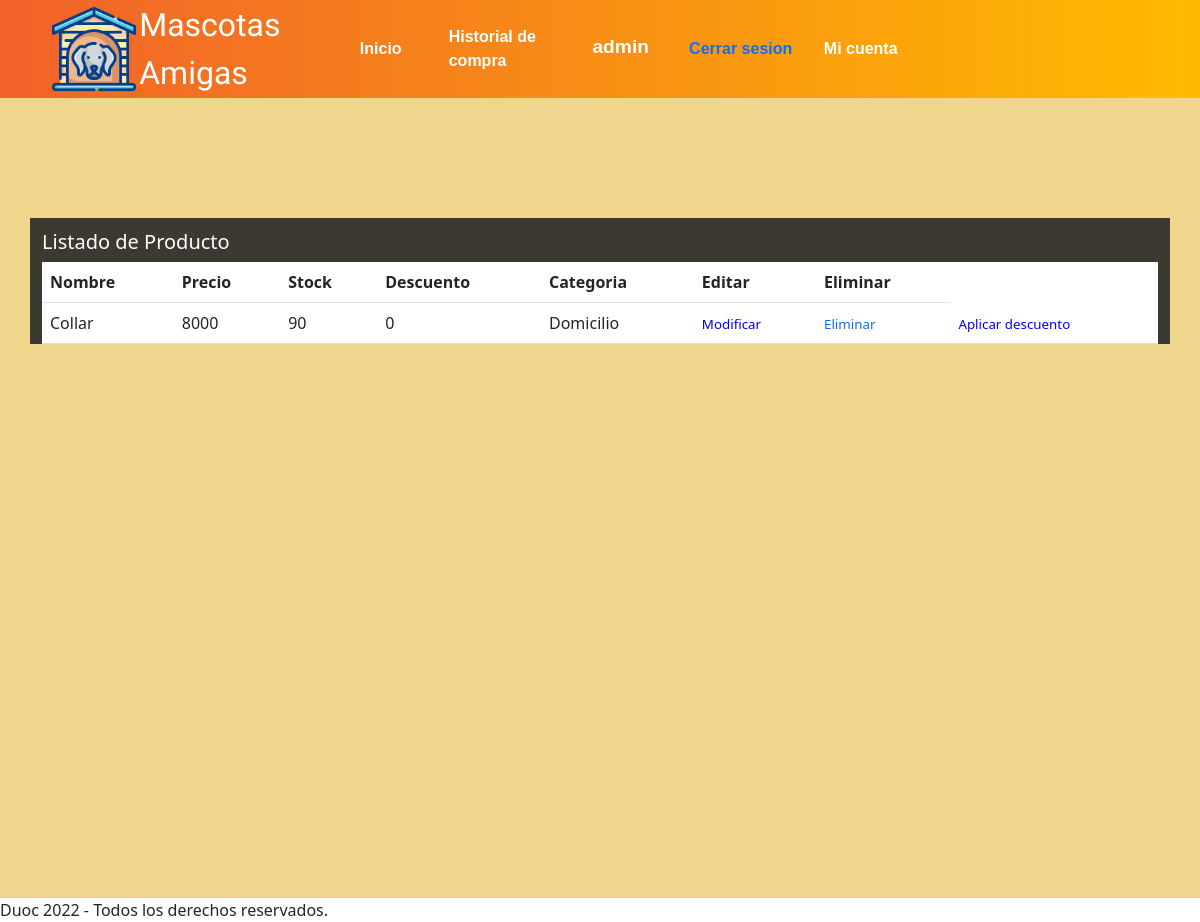
Page /Gestionar (signed in) on the earlier database version.
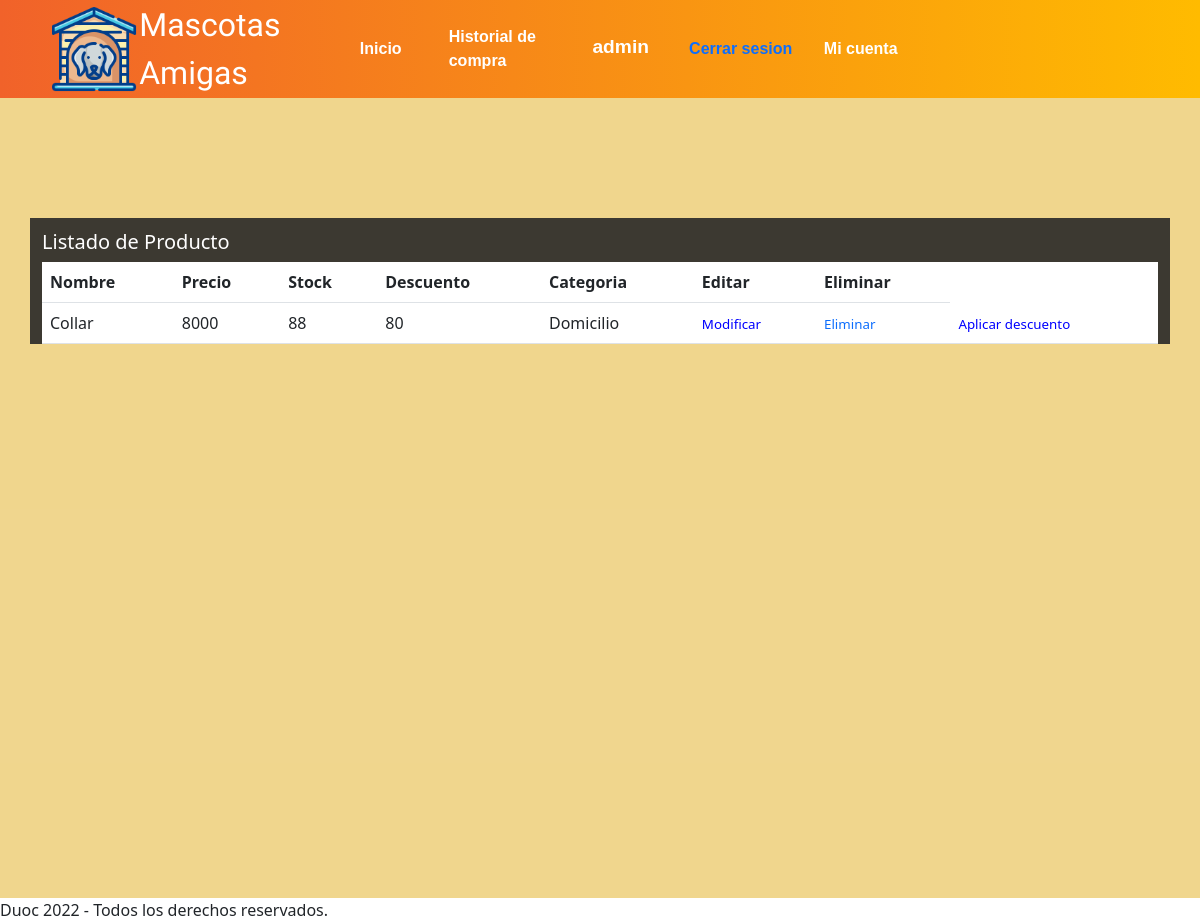
Same page on the later database version.
### core/models.py (models this page shows, shortened)
class Producto(models.Model):
    nombre = models.CharField(primary_key=True, max_length=30)
    precio = models.IntegerField()
    stock = models.IntegerField()
    descuento = models.IntegerField(null=True)
    precio_final = models.IntegerField(null=True)
    categoria = models.ForeignKey(Categoria, on_delete=models.CASCADE)
    imagen = models.CharField(null=True, max_length=400,blank=True)

class Categoria(models.Model):
    idCategoria = models.IntegerField(primary_key=True)
    nombreCategoria = models.CharField(max_length=20)
    def __str__(self) -> str:
        return self.nombreCategoria

### core/views.py (the view)
# urls.py: path('Gestionar', Gestionar, name="Gestionar"),
def Gestionar(request):
    contexto = {'producto': Producto.objects.all()}
    return render(request, 'core/Gestionar.html',contexto)

### core/templates/core/Gestionar.html
{% extends 'core/template.html' %}
{% load static %}
{% block contenido %}
<head>
    <link rel="stylesheet" href="{% static 'core/css/Crear.css' %}">
</head>
{% if not user.is_staff %}
<h5>Permisos insuficientes</h5>
<a href="{% url 'home' %}">volver</a>
{% else %}
<div class="cuerpo">
    <div class="container">
    <div class="tabla">
        <h5>Listado de Producto</h5>
    <table class="table table-hover">
        <tr>
            <th>Nombre</th>
            <th>Precio</th>
            <th>Stock</th>
            <th>Descuento</th>
            <th>Categoria</th>
            <th>Editar</th>
            <th>Eliminar</th>
        </tr>
        {% for i in producto %}
        <tr>
            <td>{{i.nombre}}</td>
            <td>{{i.precio}}</td>
            <td>{{i.stock}}</td>
            <td>{{i.descuento}}</td>
            <td>{{i.categoria}}</td>
            <td><a href="{% url 'modificarProducto' i.nombre %}" style="color:blue;">Modificar</a ></td>
            <td><a href="{% url 'eliminarProducto' i.nombre %}">Eliminar</a></td>
            <td><a href="{% url 'descuento' i.nombre %}" style="color:blue;">Aplicar descuento</a></td>
        </tr>
        {% endfor %}
    </table>
</div>
</div>
    </div>
{% endif %}
{% endblock %}

Differences in the rows shown:
changed Producto "Collar": stock "90" → "88"; descuento "0" → "80"
